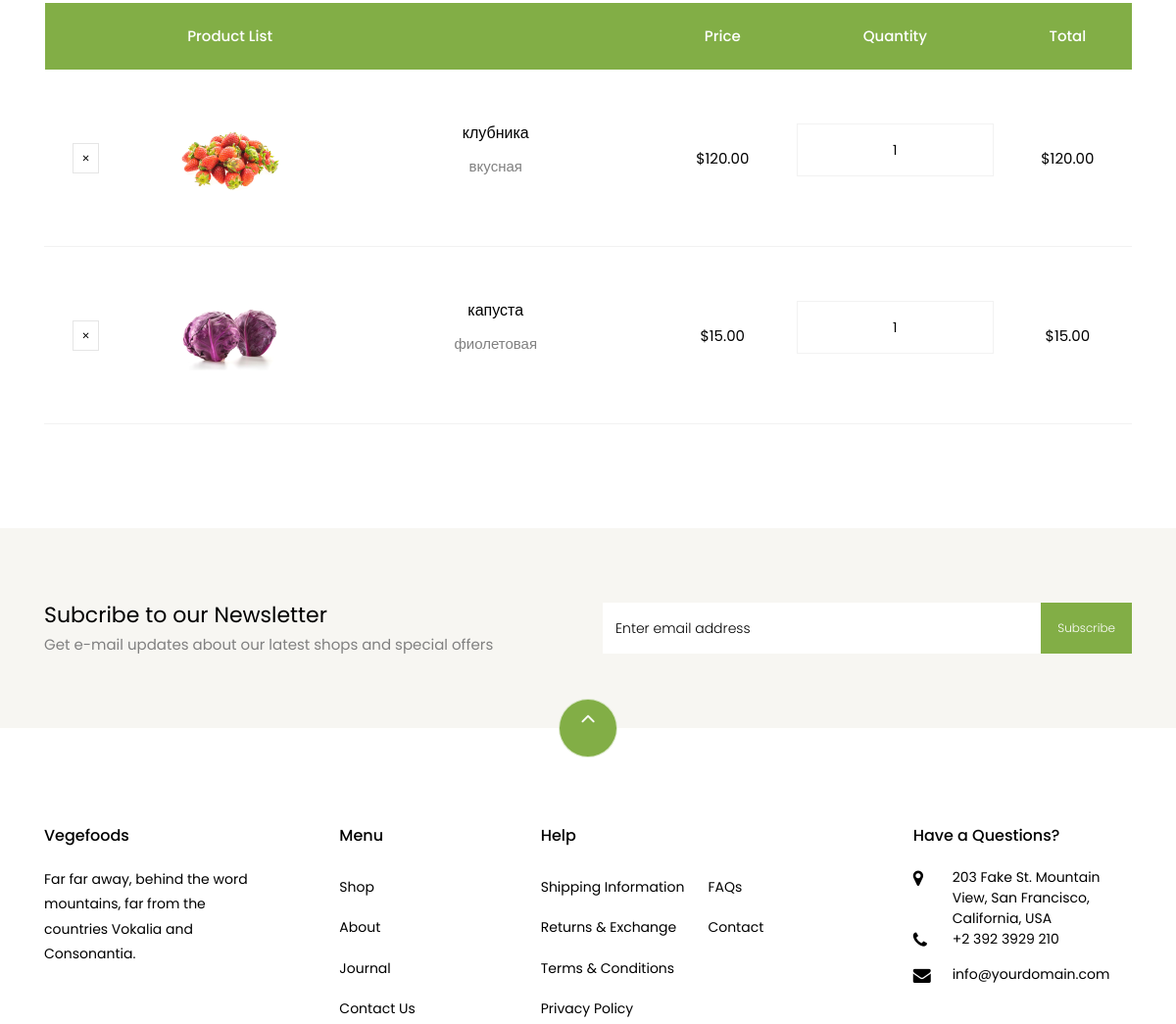
Before: /cart/wishlist/ (signed in, middle part) with the older database file.
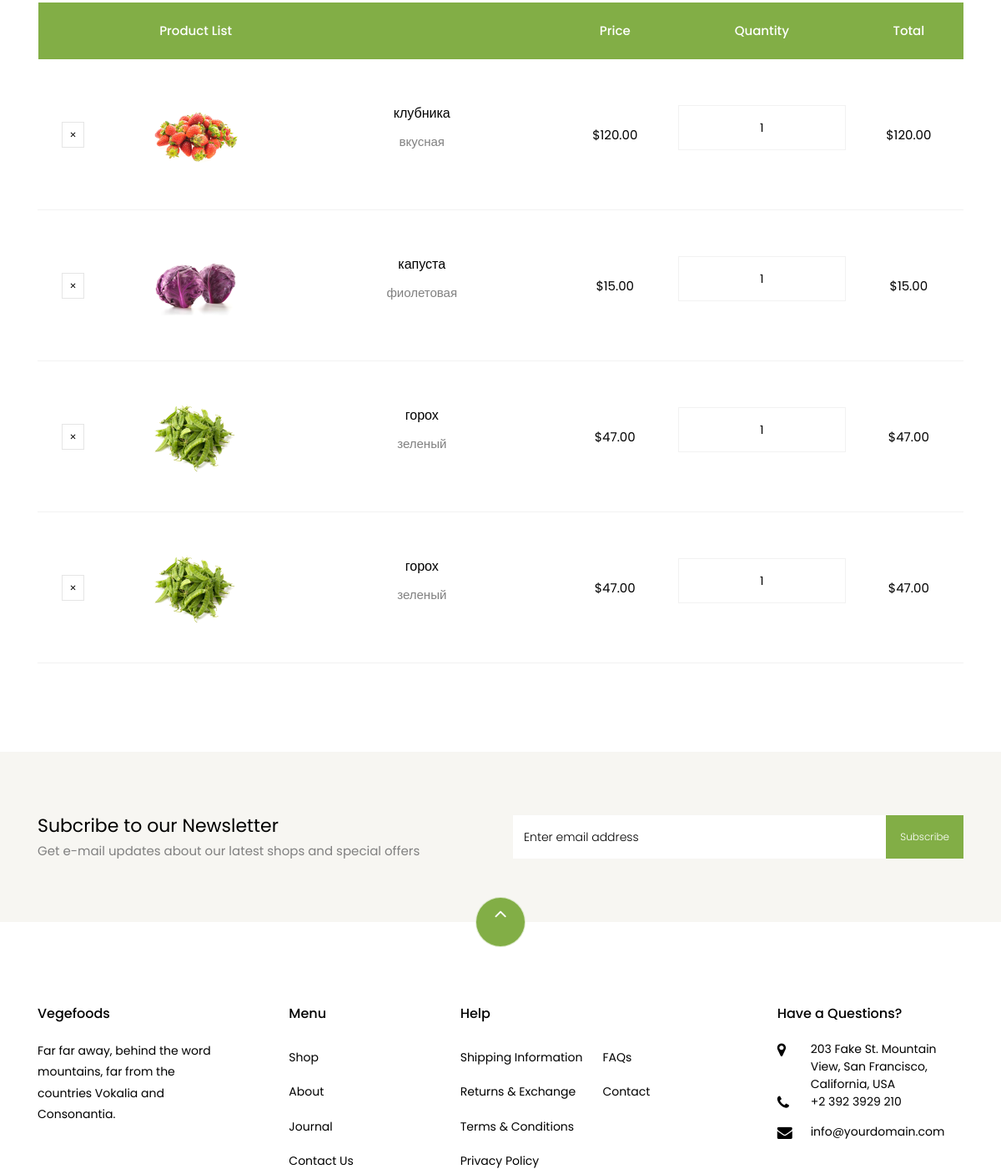
After: the same page with the newer database file.
### apps/cart_shop/models.py (models this page shows, shortened)
class Wishlist(models.Model):
   cart = models.ForeignKey(CartUser, on_delete=models.CASCADE)
   product = models.ForeignKey(SingleProduct, on_delete=models.CASCADE)
   quantity = models.IntegerField(default=1)
   created_at = models.DateTimeField(auto_now_add=True)
   updated_at = models.DateTimeField(auto_now=True)

class SingleProduct(models.Model):
   name = models.CharField(max_length=255)
   price = models.DecimalField(max_digits=10, decimal_places=2)
   description = models.TextField()
   image = models.ImageField(upload_to='static/products/', null=True, blank=True)
   discount = models.IntegerField(null=True, blank=True)
   created_at = models.DateTimeField(auto_now_add=True)
   updated_at = models.DateTimeField(auto_now=True)

### apps/cart_shop/views.py (the view)
# urls.py: path('wishlist/', ViewWishlist.as_view(), name='wishlist'),
class ViewWishlist(View):
   def get(self, request):
       if request.user.is_authenticated:
           data = Wishlist.objects.filter(cart__user=request.user)
           context = {'data': data}
           return render(request, 'cart_shop/wishlist.html', context)
       return redirect('auth_shop:login')

### apps/cart_shop/templates/cart_shop/wishlist.html (shortened to what this page needs)
{% extends 'home/base.html' %}
{% load static %}
{% block content %}
    <section class="ftco-section ftco-cart">
			<div class="container">
				<div class="row">
    			<div class="col-md-12 ftco-animate">
    				<div class="cart-list">
	    				<table class="table">
						    <thead class="thead-primary">
						      <tr class="text-center">
						        <th>&nbsp;</th>
						        <th>Product List</th>
						        <th>&nbsp;</th>
						        <th>Price</th>
						        <th>Quantity</th>
						        <th>Total</th>
						      </tr>
						    </thead>
						    <tbody>
							{% for item in data%}
						      <tr class="text-center">
      							<td class="product-remove"><a href="{% url 'cart_shop:del_from_wishlist' item.id %}"><span class="ion-ios-close"></span></a></td>
      							<td class="image-prod"><div class="img" style="background-image:url({{item.product.image.url}});"></div></td>
								  <td class="product-name">
									  <h3>{{item.product.name}}</h3>
									  <p>{{item.product.description}}</p>
								  </td>
      								<td class="price">${{item.product.price}}</td>
								  <td class="quantity">
								  <div class="input-group mb-3">
									  <input type="text" name="quantity" class="quantity form-control input-number" value={{item.quantity}} min="1" max="100">
								  </div>
							   </td>
							  <td class="total">${{item.product.price}}</td>
							</tr>
						{%endfor%}
						    </tbody>
						  </table>
					  </div>
    			</div>
    		</div>
			</div>
		</section>
		<section class="ftco-section ftco-no-pt ftco-no-pb py-5 bg-light">
      <div class="container py-4">
        <div class="row d-flex justify-content-center py-5">
          <div class="col-md-6">
          	<h2 style="font-size: 22px;" class="mb-0">Subcribe to our Newsletter</h2>
          	<span>Get e-mail updates about our latest shops and special offers</span>
          </div>
          <div class="col-md-6 d-flex align-items-center">
            <form action="#" class="subscribe-form">
              <div class="form-group d-flex">
                <input type="text" class="form-control" placeholder="Enter email address">
                <input type="submit" value="Subscribe" class="submit px-3">
              </div>
            </form>
          </div>
        </div>
      </div>
    </section>
    <footer class="ftco-footer ftco-section">
      <div class="container">
      	<div class="row">
      		<div class="mouse">
						<a href="#" class="mouse-icon">
							<div class="mouse-wheel"><span class="ion-ios-arrow-up"></span></div>
						</a>
					</div>
      	</div>
        <div class="row mb-5">
          <div class="col-md">
            <div class="ftco-footer-widget mb-4">
              <h2 class="ftco-heading-2">Vegefoods</h2>
              <p>Far far away, behind the word mountains, far from the countries Vokalia and Consonantia.</p>
            </div>
          </div>
          <div class="col-md">
            <div class="ftco-footer-widget mb-4 ml-md-5">
              <h2 class="ftco-heading-2">Menu</h2>
              <ul class="list-unstyled">
                <li><a href="#" class="py-2 d-block">Shop</a></li>
                <li><a href="#" class="py-2 d-block">About</a></li>
                <li><a href="#" class="py-2 d-block">Journal</a></li>
                <li><a href="#" class="py-2 d-block">Contact Us</a></li>
              </ul>
            </div>
          </div>
          <div class="col-md-4">
             <div class="ftco-footer-widget mb-4">
              <h2 class="ftco-heading-2">Help</h2>
              <div class="d-flex">
	              <ul class="list-unstyled mr-l-5 pr-l-3 mr-4">
	                <li><a href="#" class="py-2 d-block">Shipping Information</a></li>
	                <li><a href="#" class="py-2 d-block">Returns &amp; Exchange</a></li>
	                <li><a href="#" class="py-2 d-block">Terms &amp; Conditions</a></li>
	                <li><a href="#" class="py-2 d-block">Privacy Policy</a></li>
	              </ul>
	              <ul class="list-unstyled">
	                <li><a href="#" class="py-2 d-block">FAQs</a></li>
	                <li><a href="#" class="py-2 d-block">Contact</a></li>
	              </ul>
	            </div>
            </div>
          </div>
          <div class="col-md">
            <div class="ftco-footer-widget mb-4">
            	<h2 class="ftco-heading-2">Have a Questions?</h2>
            	<div class="block-23 mb-3">
	              <ul>
	                <li><span class="icon icon-map-marker"></span><span class="text">203 Fake St. Mountain View, San Francisco, California, USA</span></li>
	                <li><a href="#"><span class="icon icon-phone"></span><span class="text">+2 392 3929 210</span></a></li>
	                <li><a href="#"><span class="icon icon-envelope"></span><span class="text">info@yourdomain.com</span></a></li>
	              </ul>
	            </div>
            </div>
          </div>
        </div>
      </div>
    </footer>
  	{% endblock %}

### apps/home/templates/home/base.html (shortened to what this page needs)
{% load static %}
<!DOCTYPE html>
<html lang="en">
  <head>
    <link rel="stylesheet" href="{% static 'shop/css/open-iconic-bootstrap.min.css'%}">
    <link rel="stylesheet" href="{% static 'shop/css/animate.css'%}">
    <link rel="stylesheet" href="{% static 'shop/css/owl.carousel.min.css'%}">
    <link rel="stylesheet" href="{% static 'shop/css/owl.theme.default.min.css'%}">
    <link rel="stylesheet" href="{% static 'shop/css/magnific-popup.css'%}">
    <link rel="stylesheet" href="{% static 'shop/css/aos.css'%}">
    <link rel="stylesheet" href="{% static 'shop/css/ionicons.min.css'%}">
    <link rel="stylesheet" href="{% static 'shop/css/bootstrap-datepicker.css'%}">
    <link rel="stylesheet" href="{% static 'shop/css/jquery.timepicker.css'%}">
    <link rel="stylesheet" href="{% static 'shop/css/flaticon.css'%}">
    <link rel="stylesheet" href="{% static 'shop/css/icomoon.css'%}">
    <link rel="stylesheet" href="{% static 'shop/css/style.css'%}">
  </head>
  <body class="goto-here">
        {% block content %}
        {% endblock %}
  </body>
</html>

### static/shop/css/icomoon.css (style rules this page uses)
[class^="icon-"], [class*=" icon-"] { font-family: 'icomoon' !important; speak: none; font-style: normal; font-weight: normal; font-variant: normal; text-transform: none; line-height: 1; -webkit-font-smoothing: antialiased; -moz-osx-font-smoothing: grayscale; }
.icon-map-marker:before { content: "\f041"; }
.icon-phone:before { content: "\f095"; }
.icon-envelope:before { content: "\f0e0"; }

Changed rows visible on the page:
added Wishlist: product.image (picture), product.name "горох", product.description "зеленый", product.price "47.00", quantity "1"
added Wishlist: product.image (picture), product.name "горох", product.description "зеленый", product.price "47.00", quantity "1"
